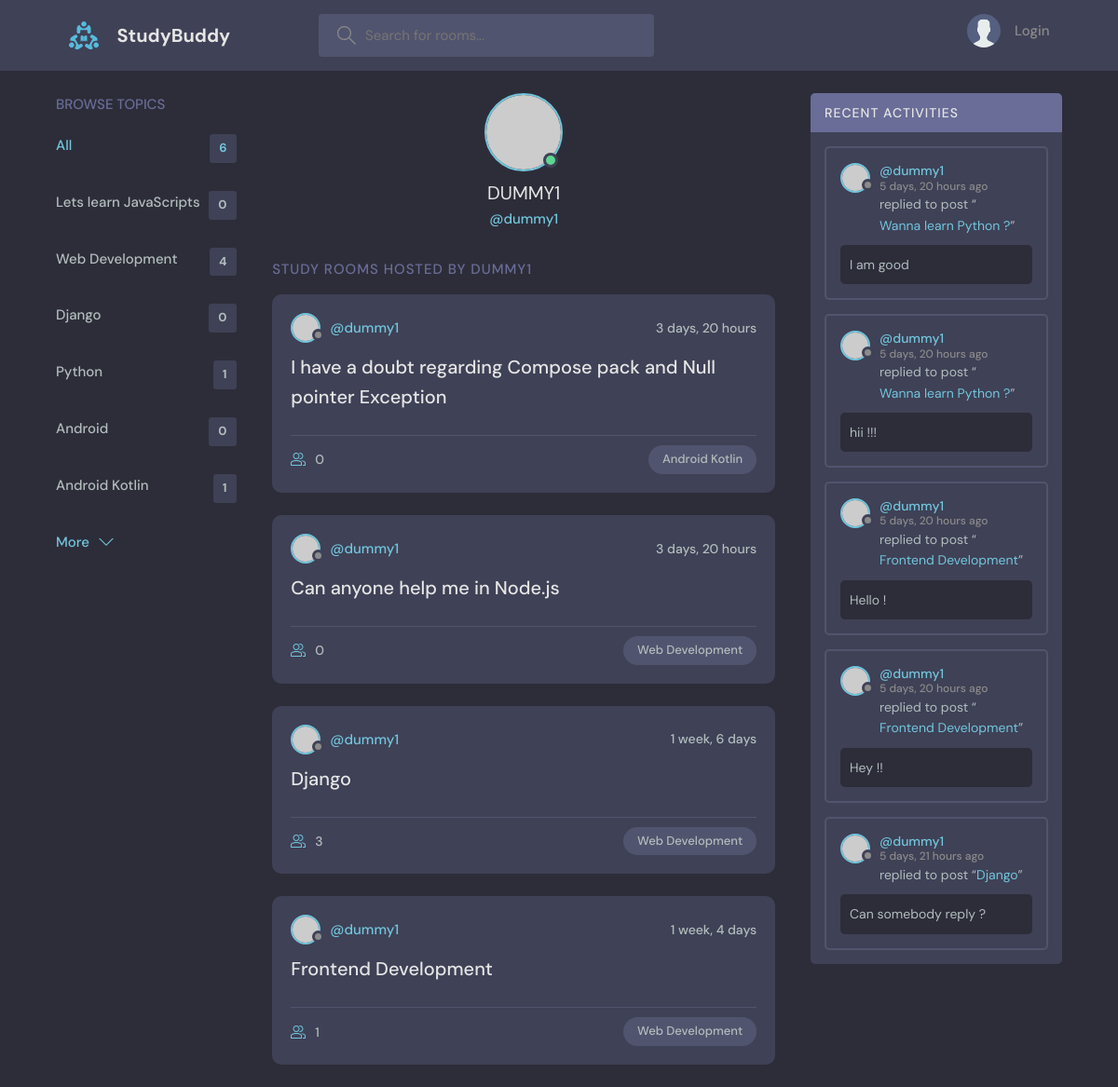
The page /profile/2 on the database its author committed.
### base/models.py (models this page shows, shortened)
class Topic(models.Model):
    name = models.CharField(max_length=200)

class Room(models.Model):
    host =models.ForeignKey(User,on_delete=models.SET_NULL,null=True)
    topic = models.ForeignKey(Topic,on_delete=models.SET_NULL,null=True)
    name = models.CharField(max_length=200)
    description = models.TextField(null=True,blank=True)
    participants = models.ManyToManyField(User,related_name='participants',blank=True)
    updated = models.DateTimeField(auto_now=True)
    created = models.DateTimeField(auto_now_add=True)
    class Meta:
        ordering = ['-updated','-created']
    def __str__(self):
        return self.name

class Message(models.Model):
    user = models.ForeignKey(User,on_delete=models.CASCADE)
    room = models.ForeignKey(Room,on_delete=models.CASCADE)
    body = models.TextField()
    updated = models.DateTimeField(auto_now=True)
    created = models.DateTimeField(auto_now_add=True)
    class Meta:
        ordering = ['-updated','-created']

### base/views.py (the view)
# urls.py: path('profile/<str:pk>',views.userProfile,name='user-profile'),
def userProfile(request,pk):
    user = User.objects.get(id=pk)
    rooms = user.room_set.all()
    room_messages = user.message_set.all()
    topics = Topic.objects.all()
    context = {'user':user,'rooms':rooms,'room_messages':room_messages,'topics':topics}
    return render(request,'base/profile.html',context)

### base/templates/base/profile.html (shortened to what this page needs)
{% extends 'main.html' %}
{% block content %}
  <main class="profile-page layout layout--3">
    <div class="container">
      {% include 'base/topics_component.html' %}
      <div class="roomList">
        <div class="profile">
          <div class="profile__avatar">
            <div class="avatar avatar--large active">
              <img src="https://randomuser.me/api/portraits/men/11.jpg" />
            </div>
          </div>
          <div class="profile__info">
            <h3>{{user.username.upper}}</h3>
            <p>@{{user.username}}</p>
          </div>
        </div>
        <div class="roomList__header">
          <div>
            <h2>Study Rooms Hosted by {{user.username.upper}}</a>
            </h2>
          </div>
        </div>
        {% include 'base/feed_component.html' %}
      </div>
      {% include 'base/activity _component.html' %}
    </div>
  </main>
{% endblock %}

### base/templates/base/topics_component.html
<div class="topics">
    <div class="topics__header">
      <h2>Browse Topics</h2>
    </div>
    <ul class="topics__list">
      <li>
        <a href="{% url 'home' %}" class="active">All <span>{{topics.count}}</span></a>
      </li>
      {% for topic in topics %}
      <li>
        <a href="{% url 'home' %}?q={{topic.name}}">{{topic.name}} <span>{{topic.room_set.all.count}}</span></a>
      </li>
      {% endfor %}
    </ul>
    <a class="btn btn--link" href="topics.html">
      More
      <svg version="1.1" xmlns="http://www.w3.org/2000/svg" width="32" height="32" viewBox="0 0 32 32">
        <title>chevron-down</title>
        <path d="M16 21l-13-13h-3l16 16 16-16h-3l-13 13z"></path>
      </svg>
    </a>
  </div>

### base/templates/base/feed_component.html (shortened to what this page needs)
{% for room in rooms %}
<div class="roomListRoom">
    <div class="roomListRoom__header">
      <a href="{% url 'user-profile' room.host.id  %}" class="roomListRoom__author">
        <div class="avatar avatar--small">
          <img src="https://randomuser.me/api/portraits/women/11.jpg" />
        </div>
        <span>@{{room.host.username}}</span>
      </a>
      <div class="roomListRoom__actions">
        <span>{{room.created|timesince}}</span>
      </div>
    </div>
    <div class="roomListRoom__content">
      <a href="{% url 'room' room.id %}">{{room.name}}</a>
    </div>
    <div class="roomListRoom__meta">
      <a href="{% url 'room' room.id %}" class="roomListRoom__joined">
        {{room.participants.all.count}}
      </a>
      <p class="roomListRoom__topic">{{room.topic.name}}</p>
    </div>
  </div>
  {% endfor %}

### base/templates/base/activity _component.html (shortened to what this page needs)
<div class="activities">
    <div class="activities__header">
      <h2>Recent Activities</h2>
    </div>
    {% for message in room_messages %}
    <div class="activities__box">
      <div class="activities__boxHeader roomListRoom__header">
        <a href="{% url 'user-profile' message.user.id %}" class="roomListRoom__author">
          <div class="avatar avatar--small">
            <img src="https://randomuser.me/api/portraits/women/11.jpg" />
          </div>
          <p>
            @{{message.user}}
            <span>{{message.created|timesince}} ago</span>
          </p>
        </a>
      </div>
      <div class="activities__boxContent">
        <p>replied to post “<a href="{% url 'room' message.room.id %}">{{message.room}}</a>”</p>
        <div class="activities__boxRoomContent">
          {{message.body}}
        </div>
      </div>
    </div>
    {% endfor %}
  </div>

### rows shown on the page
Topic: name "Lets learn JavaScripts", room_set.all.count "0"
Topic: name "Web Development", room_set.all.count "4"
Topic: name "Django", room_set.all.count "0"
Topic: name "Python", room_set.all.count "1"
Topic: name "Android", room_set.all.count "0"
Topic: name "Android Kotlin", room_set.all.count "1"
Room: host.username "dummy1", created "3 days, 20 hours", name "I have a doubt regarding Compose pack and Null pointer Exception", participants.all.count "0", topic.name "Android Kotlin"
Room: host.username "dummy1", created "3 days, 20 hours", name "Can anyone help me in Node.js", participants.all.count "0", topic.name "Web Development"
Room: host.username "dummy1", created "1 week, 6 days", name "Django", participants.all.count "3", topic.name "Web Development"
Room: host.username "dummy1", created "1 week, 4 days", name "Frontend Development", participants.all.count "1", topic.name "Web Development"
Message: user "dummy1", created "5 days, 20 hours", room "Wanna learn Python ?", body "I am good"
Message: user "dummy1", created "5 days, 20 hours", room "Wanna learn Python ?", body "hii !!!"
Message: user "dummy1", created "5 days, 20 hours", room "Frontend Development", body "Hello !"
Message: user "dummy1", created "5 days, 20 hours", room "Frontend Development", body "Hey !!"
Message: user "dummy1", created "5 days, 21 hours", room "Django", body "Can somebody reply ?"

### other values the page prints
{{ topics.count }} "6"
{{ user.username.upper }} "DUMMY1"
{{ user.username }} "dummy1"
